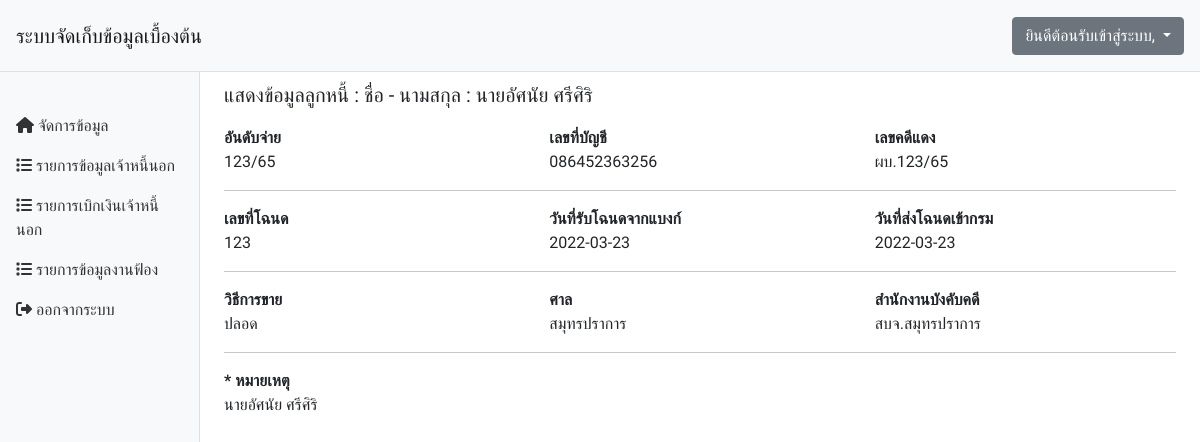
Page /admin_data1.php?page=person_view&person_id=1 on the committed database.
### tables this page shows
CREATE TABLE `person` (
  `person_id` int(11) NOT NULL,
  `person_code` varchar(50) NOT NULL COMMENT 'อันดับจ่าย',
  `person_fullname` varchar(100) NOT NULL COMMENT 'ชื่อ - นามสกุล',
  `person_number` varchar(100) NOT NULL COMMENT 'เลขที่เงินกู้',
  `person_rednumber` varchar(100) NOT NULL COMMENT 'เลขคดีแดง',
  `person_deed_number` varchar(100) NOT NULL COMMENT 'เลขที่โฉนด',
  `person_sales` varchar(100) NOT NULL COMMENT 'วิธีการขาย',
  `person_province` varchar(100) NOT NULL COMMENT 'ศาลจังหวัด',
  `person_legal` varchar(100) NOT NULL COMMENT 'สำนักงานบังคับคดี',
  `person_price` varchar(100) NOT NULL COMMENT 'ราคา',
  `person_price_date` date NOT NULL DEFAULT current_timestamp() COMMENT 'วันที่ขายได้',
  `person_date_bank` varchar(100) NOT NULL COMMENT 'วันที่รับโฉนดจากแบงก์',
  `person_date_legal` varchar(100) NOT NULL COMMENT 'วันที่ส่งโฉนดเข้ากรม',
  `person_UP` varchar(100) NOT NULL COMMENT 'เลข UP ส่งโฉนดคืนแบงก์',
  `data06_id` int(11) NOT NULL COMMENT '	ID อ้างอิงตาราง UP ส่งต้นฉบับ',
  `person_date_UP` date NOT NULL DEFAULT current_timestamp() COMMENT 'วันที่ส่งโฉนดคืนแบงก์',
  `ex1_data07` varchar(100) NOT NULL COMMENT 'เบิกเงิน 200',
  `ex1_date_07` date NOT NULL DEFAULT current_timestamp() COMMENT 'วันที่เบิกเงิน 200',
  `ex1_data08` varchar(100) NOT NULL COMMENT 'เบิกบุริมฯ งวด 1',
  `ex1_date_08` date NOT NULL DEFAULT current_timestamp() COMMENT 'วันที่เบิกบุริมฯ งวด 1',
  `ex1_data09` varchar(100) NOT NULL COMMENT 'เบิกบุริมฯ งวด 2',
  `ex1_date_09` date NOT NULL DEFAULT current_timestamp() COMMENT 'วันที่เบิกบุริมฯ งวด 2',
  `ex1_data10` varchar(100) NOT NULL COMMENT 'เบิก โจทก์ถอน,ขายติด,ขายปลอด',
  `ex1_date_10` date DEFAULT current_timestamp() COMMENT 'วันที่เบิก โจทก์ถอน,ขายติด,ขายปลอด',
  `person_note` varchar(255) NOT NULL COMMENT 'หมายเหตุ'
);

### person_view.php (the view, shortened to what this page needs)
<?php
include('connect/dbconnect.php');
$person_id = $_GET['person_id'];
$view_select = "SELECT * FROM person WHERE person_id='$person_id'";
$query = mysqli_query($dbcon, $view_select);
$row = mysqli_fetch_array($query);
?>
<p style="font-size: 20px;">แสดงข้อมูลลูกหนี้ : ชื่อ - นามสกุล : <?php echo $row['person_fullname']; ?></p>
<div class="row mt-3">
    <div class="col">
        <b>อันดับจ่าย</b> <br>
        <?php echo $row['person_code']; ?>
    </div>
    <div class="col">
        <b>เลขที่บัญชี</b> <br>
        <?php echo $row['person_number']; ?>
    </div>
    <div class="col">
        <b>เลขคดีแดง</b> <br>
        <?php echo $row['person_rednumber']; ?>
    </div>
</div>
<hr>
<div class="row">
    <div class="col">
        <b>เลขที่โฉนด</b> <br>
        <?php echo $row['person_deed_number']; ?>
    </div>
    <div class="col">
        <b>วันที่รับโฉนดจากแบงก์</b> <br>
        <?php echo $row['person_date_bank']; ?>
    </div>
    <div class="col">
        <b>วันที่ส่งโฉนดเข้ากรม</b> <br>
        <?php echo $row['person_date_legal']; ?>
    </div>
</div>
<hr>
<div class="row">
    <div class="col">
        <b>วิธีการขาย</b> <br>
        <?php echo $row['person_sales']; ?><br>
    </div>
    <div class="col">
        <b>ศาล</b> <br>
        <?php echo $row['person_province']; ?><br>
    </div>
    <div class="col">
        <b>สำนักงานบังคับคดี</b> <br>
        <?php echo $row['person_legal']; ?><br>
    </div>
</div>
<hr>
<div class="row">
    <div class="col">
        <b>* หมายเหตุ</b> <br>
        <?php echo $row['person_note']; ?><br>
    </div>
</div>

### style.css (style rules this page uses)
* { margin: 0; padding: 0; box-sizing: border-box; font-family: "Prompt", sans-serif; }

### rows in the picture
person: person_fullname "นายอัศนัย ศรีศิริ", person_code "123/65", person_number "086452363256", person_rednumber "ผบ.123/65", person_deed_number "123", person_date_bank "2022-03-23", person_date_legal "2022-03-23", person_sales "ปลอด", person_province "สมุทรปราการ", person_legal "สบจ.สมุทรปราการ", person_note "นายอัศนัย ศรีศิริ"
